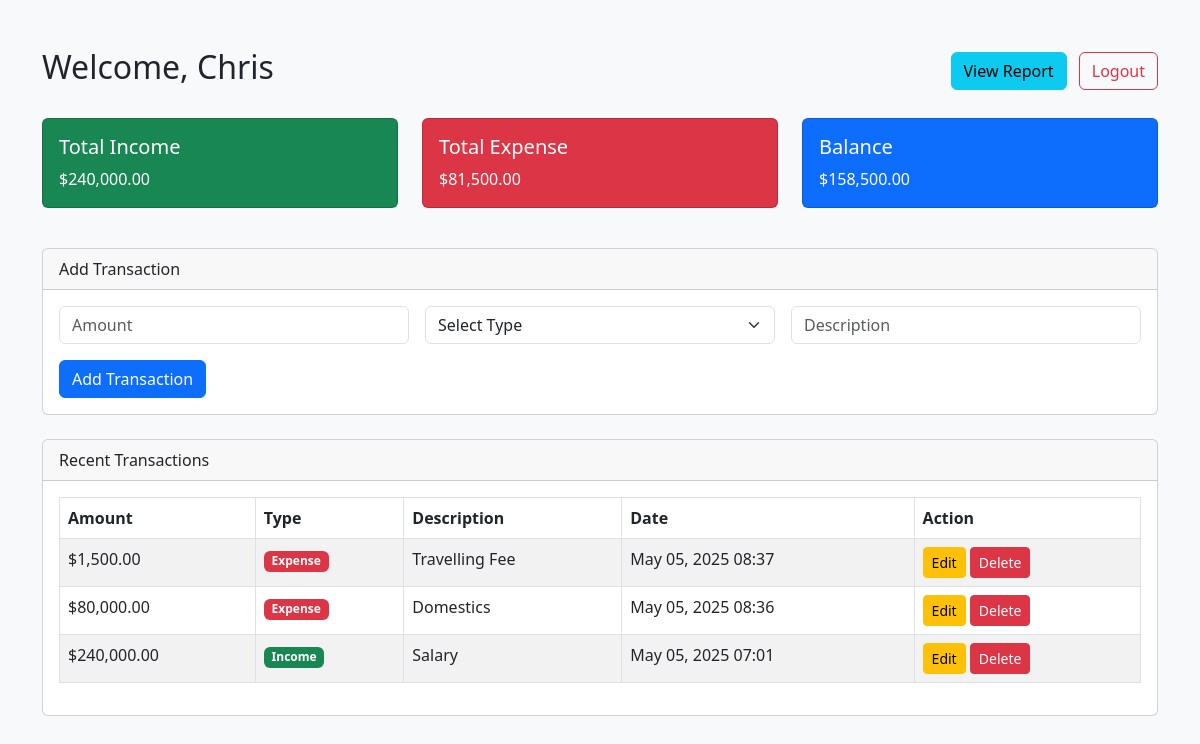
/index.php (signed in), run on the app's committed database.
### tables this page shows
CREATE TABLE `transactions` (
  `id` int(11) NOT NULL,
  `user_id` int(11) NOT NULL,
  `type` enum('income','expense') NOT NULL,
  `amount` decimal(10,2) NOT NULL,
  `category` varchar(100) NOT NULL,
  `description` text DEFAULT NULL,
  `transaction_date` date NOT NULL,
  `created_at` timestamp NOT NULL DEFAULT current_timestamp(),
  `is_deleted` tinyint(1) DEFAULT 0
);

### index.php (the view, shortened to what this page needs)
<?php
require_once 'db.php';
$user_id = $_SESSION['user_id'];
$user_name = $_SESSION['user_name'] ?? '';
$income_result = $conn->prepare("SELECT SUM(amount) AS total_income FROM transactions WHERE user_id = ? AND type = 'income' AND is_deleted = 0");
$income_result->bind_param("i", $user_id);
$income_result->execute();
$income = $income_result->get_result()->fetch_assoc()['total_income'] ?? 0;
$expense_result = $conn->prepare("SELECT SUM(amount) AS total_expense FROM transactions WHERE user_id = ? AND type = 'expense' AND is_deleted = 0");
$expense_result->bind_param("i", $user_id);
$expense_result->execute();
$expense = $expense_result->get_result()->fetch_assoc()['total_expense'] ?? 0;
$balance = $income - $expense;
$transactions_stmt = $conn->prepare("SELECT * FROM transactions WHERE user_id = ? AND is_deleted = 0 ORDER BY created_at DESC LIMIT 5");
$transactions_stmt->bind_param("i", $user_id);
$transactions_stmt->execute();
$transactions = $transactions_stmt->get_result();
?>
<!DOCTYPE html>
<html>
<head>
    <link href="https://cdn.jsdelivr.net/npm/bootstrap@5.3.0/dist/css/bootstrap.min.css" rel="stylesheet">
</head>
<body class="bg-light">
<div class="container py-5">
    <div class="d-flex justify-content-between align-items-center mb-4">
        <h2>Welcome, <?= htmlspecialchars($user_name) ?></h2>
        <div>
            <a href="report.php" class="btn btn-info me-2">View Report</a>
            <a href="auth/logout.php" class="btn btn-outline-danger">Logout</a>
        </div>
    </div>
    <div class="row mb-4">
        <div class="col-md-4">
            <div class="card text-white bg-success mb-3">
                <div class="card-body">
                    <h5 class="card-title">Total Income</h5>
                    <p class="card-text">$<?= number_format($income, 2) ?></p>
                </div>
            </div>
        </div>
        <div class="col-md-4">
            <div class="card text-white bg-danger mb-3">
                <div class="card-body">
                    <h5 class="card-title">Total Expense</h5>
                    <p class="card-text">$<?= number_format($expense, 2) ?></p>
                </div>
            </div>
        </div>
        <div class="col-md-4">
            <div class="card text-white bg-primary mb-3">
                <div class="card-body">
                    <h5 class="card-title">Balance</h5>
                    <p class="card-text">$<?= number_format($balance, 2) ?></p>
                </div>
            </div>
        </div>
    </div>
    <div class="card mb-4">
        <div class="card-header">Add Transaction</div>
        <div class="card-body">
            <form method="POST" action="add_transaction.php">
                <div class="row g-3">
                    <div class="col-md-4">
                        <input type="number" step="0.01" name="amount" class="form-control" placeholder="Amount" required>
                    </div>
                    <div class="col-md-4">
                        <select name="type" class="form-select" required>
                            <option value="">Select Type</option>
                        </select>
                    </div>
                    <div class="col-md-4">
                        <input type="text" name="description" class="form-control" placeholder="Description">
                    </div>
                    <div class="col-12 mt-3">
                        <button type="submit" class="btn btn-primary">Add Transaction</button>
                    </div>
                </div>
            </form>
        </div>
    </div>
    <div class="card">
        <div class="card-header">Recent Transactions</div>
        <div class="card-body">
            <?php if ($transactions->num_rows === 0): ?>
                <p class="text-muted">No transactions found.</p>
            <?php else: ?>
                <table class="table table-bordered table-striped">
                    <thead>
                        <tr>
                            <th>Amount</th>
                            <th>Type</th>
                            <th>Description</th>
                            <th>Date</th>
                            <th>Action</th>
                        </tr>
                    </thead>
                    <tbody>
                        <?php while ($txn = $transactions->fetch_assoc()): ?>
                            <tr>
                                <td>$<?= number_format($txn['amount'], 2) ?></td>
                                <td>
                                    <span class="badge bg-<?= $txn['type'] === 'income' ? 'success' : 'danger' ?>">
                                        <?= ucfirst($txn['type']) ?>
                                    </span>
                                </td>
                                <td><?= htmlspecialchars($txn['description']) ?></td>
                                <td><?= date("M d, Y H:i", strtotime($txn['created_at'])) ?></td>
                                <td>
                                    <a href="edit_transaction.php?id=<?= $txn['id'] ?>" class="btn btn-warning btn-sm">Edit</a>
                                    <a href="delete_transaction.php?id=<?= $txn['id'] ?>" class="btn btn-danger btn-sm">Delete</a>
                                </td>
                            </tr>
                        <?php endwhile; ?>
                    </tbody>
                </table>
            <?php endif; ?>
        </div>
    </div>
</div>
</body>
</html>

### data on the page
transactions: amount "1,500.00", type "Expense", description "Travelling Fee", created_at "May 05, 2025 08:37"
transactions: amount "80,000.00", type "Expense", description "Domestics", created_at "May 05, 2025 08:36"
transactions: amount "240,000.00", type "Income", description "Salary", created_at "May 05, 2025 07:01"

### other printed values
$user_name "Chris"
$income "240,000.00"
$expense "81,500.00"
$balance "158,500.00"
